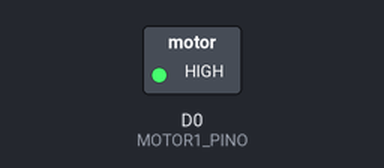
Bench run of a sketch on a simulated ESP8266 (NodeMCU). Shown: switched loads named in the sketch (green lamp = pin HIGH). Dashed ring = blinking.

Above: at 0.5 s.
Timing chart, 0 to 4.6 s (numbered marks = the images above):
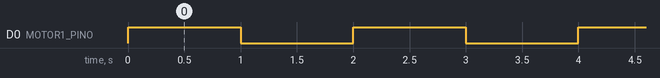

Measured:
- by itself, D0 (MOTOR1_PINO): alternates HIGH for 1.0 s and LOW for 1.0 s

The sketch:

teste-motor-104.ino
```cpp
// Programa: Controle de motor DC com ESP8266 NodeMCU
// Autor: Pedro Bertoleti

// Importa a Biblioteca ESP8266WiFi
#include <ESP8266WiFi.h>


//defines - pinos aos quais estão ligados os drivers dos motores
#define MOTOR1_PINO D0
/*#define MOTOR2_PINO    D1

//defines - pinos que conterão os botões para
//controlar o acionamento dos motores
#define BOTAO_ACIONA_MOTOR1   D2
#define BOTAO_ACIONA_MOTOR2   D3


 * Implementação das funções
 */
void setup()
{
  //direção dos pinos
  pinMode(MOTOR1_PINO,OUTPUT);
 /* pinMode(MOTOR2_PINO,OUTPUT);
  pinMode(BOTAO_ACIONA_MOTOR1,INPUT);
  pinMode(BOTAO_ACIONA_MOTOR2,INPUT);*/

  //inicializações dos motores
  digitalWrite(MOTOR1_PINO,LOW);
  //digitalWrite(MOTOR2_PINO,LOW);
}

void loop()
{
  digitalWrite(MOTOR1_PINO, HIGH);
  delay(1000);
  digitalWrite(MOTOR1_PINO, LOW);
  delay(1000);


   /* //verifica se deve ligar ou desligar motor 1
    if (digitalRead(BOTAO_ACIONA_MOTOR1) == LOW)
        digitalWrite(MOTOR1_PINO,HIGH);
    else
        digitalWrite(MOTOR1_PINO,LOW);

    //verifica se deve ligar ou desligar motor 2
    if (digitalRead(BOTAO_ACIONA_MOTOR2) == LOW)
        digitalWrite(MOTOR2_PINO,HIGH);
    else
        digitalWrite(MOTOR2_PINO,LOW);
        */
}
```
